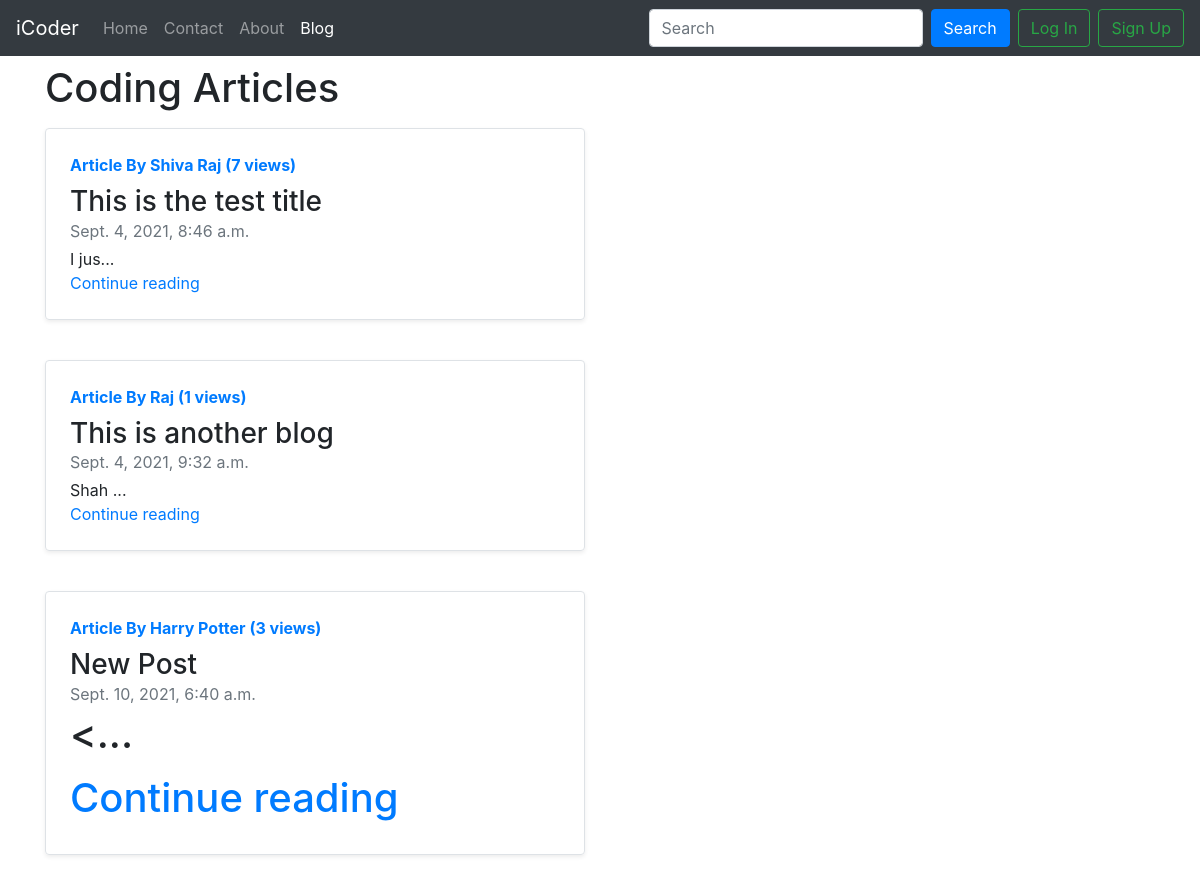
/blog/, run on an earlier commit of the app's database.
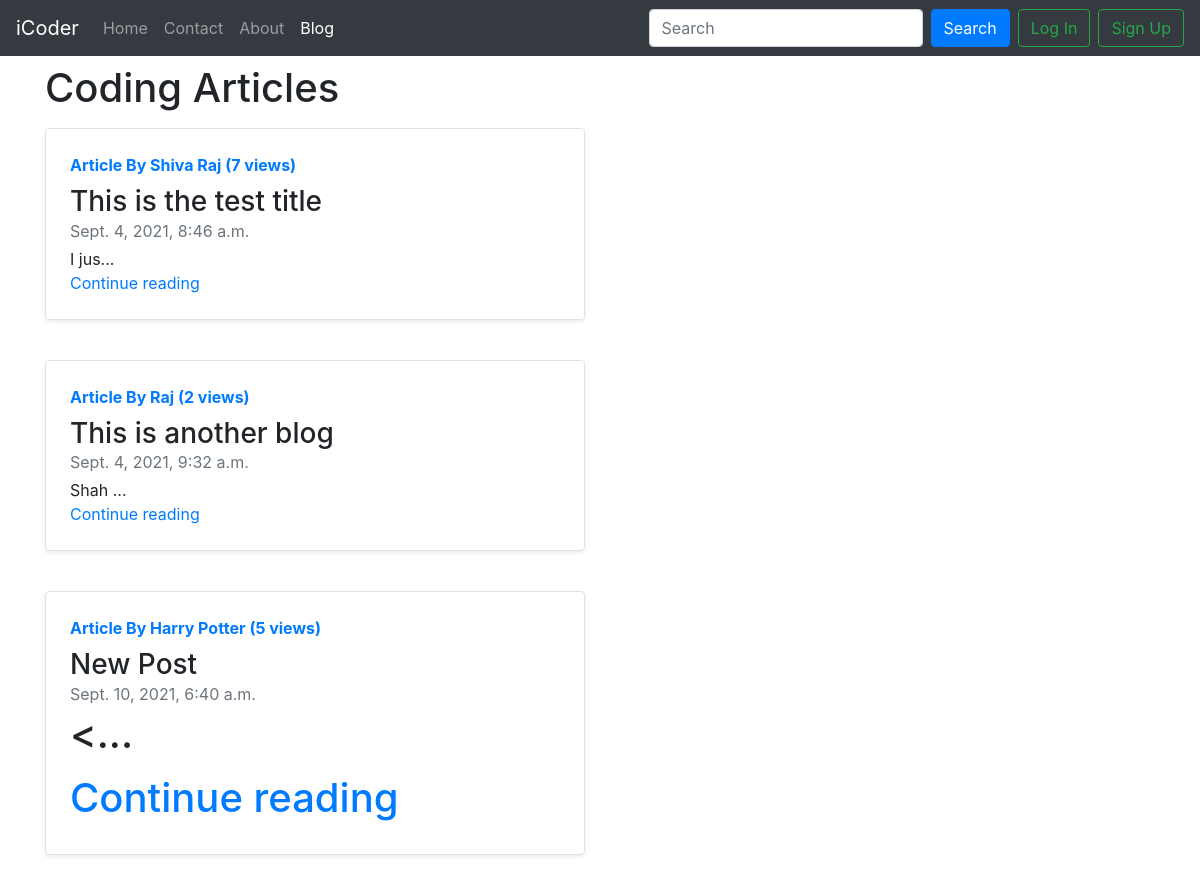
And on a later commit of the database.
### blog/models.py (models this page shows, shortened)
class Post(models.Model):
    sno=models.AutoField(primary_key=True)
    title=models.CharField(max_length=255)
    author=models.CharField(max_length=255)
    slug=models.CharField(max_length=255,default="")
    views=models.IntegerField(default=0)
    content=models.TextField()
    timestamp=models.DateTimeField(auto_now_add=True)

### blog/views.py (the view)
# urls.py: path('', views.blogHome,name="blogHome"),
def blogHome(request):
    allPosts=Post.objects.all()
    context={'allPosts':allPosts}
    return render(request,'blog/blogHome.html',context)

### templates/blog/blogHome.html (shortened to what this page needs)
{% extends 'base.html' %}
{% block blogactive %}active{% endblock %}
{% block body %}
<div class="container my-2">
  <h1>Coding Articles</h1>
  {% for post in allPosts %}
  <div class="row mb-2 my-3">
    <div class="col-md-6">
      <div class="row no-gutters border rounded overflow-hidden flex-md-row mb-4 shadow-sm h-md-250 position-relative">
        <div class="col p-4 d-flex flex-column position-static">
          <strong class="d-inline-block mb-2 text-primary">Article By {{post.author|safe}} ({{post.views}} views)</strong>
          <h3 class="mb-0">{{post.title|safe}}</h3>
          <div class="mb-1 text-muted">{{post.timestamp}}</div>
          <p class="card-text mb-auto">{{post.content|slice:5|safe}}...</p>
          <a href="/blog/{{post.slug}}" class="stretched-link">Continue reading</a>
        </div>
      </div>
    </div>
  </div>
  {% endfor %}
</div>
{% endblock %}

### templates/base.html (shortened to what this page needs)
<!doctype html>
<html lang="en">
<head>
  <link rel="stylesheet" href="https://cdn.jsdelivr.net/npm/bootstrap@4.5.3/dist/css/bootstrap.min.css"
>
</head>
<body>
  <nav class="navbar navbar-expand-lg navbar-dark bg-dark">
    <a class="navbar-brand" href="/">iCoder</a>
    <div class="collapse navbar-collapse" id="navbarSupportedContent">
      <ul class="navbar-nav mr-auto">
        <li class="nav-item {% block homeactive %}{% endblock %}">
          <a class="nav-link" href="/">Home <span class="sr-only">(current)</span></a>
        </li>
        <li class="nav-item {% block contactactive %}{% endblock %}">
          <a class="nav-link" href="/contact">Contact</a>
        </li>
        <li class="nav-item {% block aboutactive %}{% endblock %}">
          <a class="nav-link" href="/about">About</a>
        </li>
        <li class="nav-item {% block blogactive %}{% endblock %}">
          <a class="nav-link" href="/blog">Blog</a>
        </li>
      </ul>
      <form method="get" action="/search" class="form-inline my-2 my-lg-0">
        <input name="query" id="query" class="form-control mr-sm-2" type="search" placeholder="Search"
          aria-label="Search">
        <button class="btn btn-primary my-2 my-sm-0" type="submit">Search</button>
      </form>
      {% if user.is_authenticated %}
        <button class="btn btn-outline-success mx-2 my-2 my-sm-0" type="submit">Welcome {{request.user}}</button>
        <a href="/logout"><button class="btn btn-outline-success my-2 my-sm-0" type="submit">Logout</button></a>
      {% else %}
      <button type="button" class="btn btn-outline-success mx-2 my-2 my-sm-0" data-toggle="modal"
        data-target="#loginModal">
        Log In
      </button>
      <button type="button" class="btn btn-outline-success my-2 my-sm-0" data-toggle="modal"
        data-target="#signupModal">
        Sign Up
      </button>
      {% endif %}
    </div>
  </nav>
  {% block body %}
  {% endblock %}
</body>
</html>

What changed in the data, as far as the page shows it:
changed Post "This is another blog": views "1" → "2"
changed Post "New Post": views "3" → "5"
